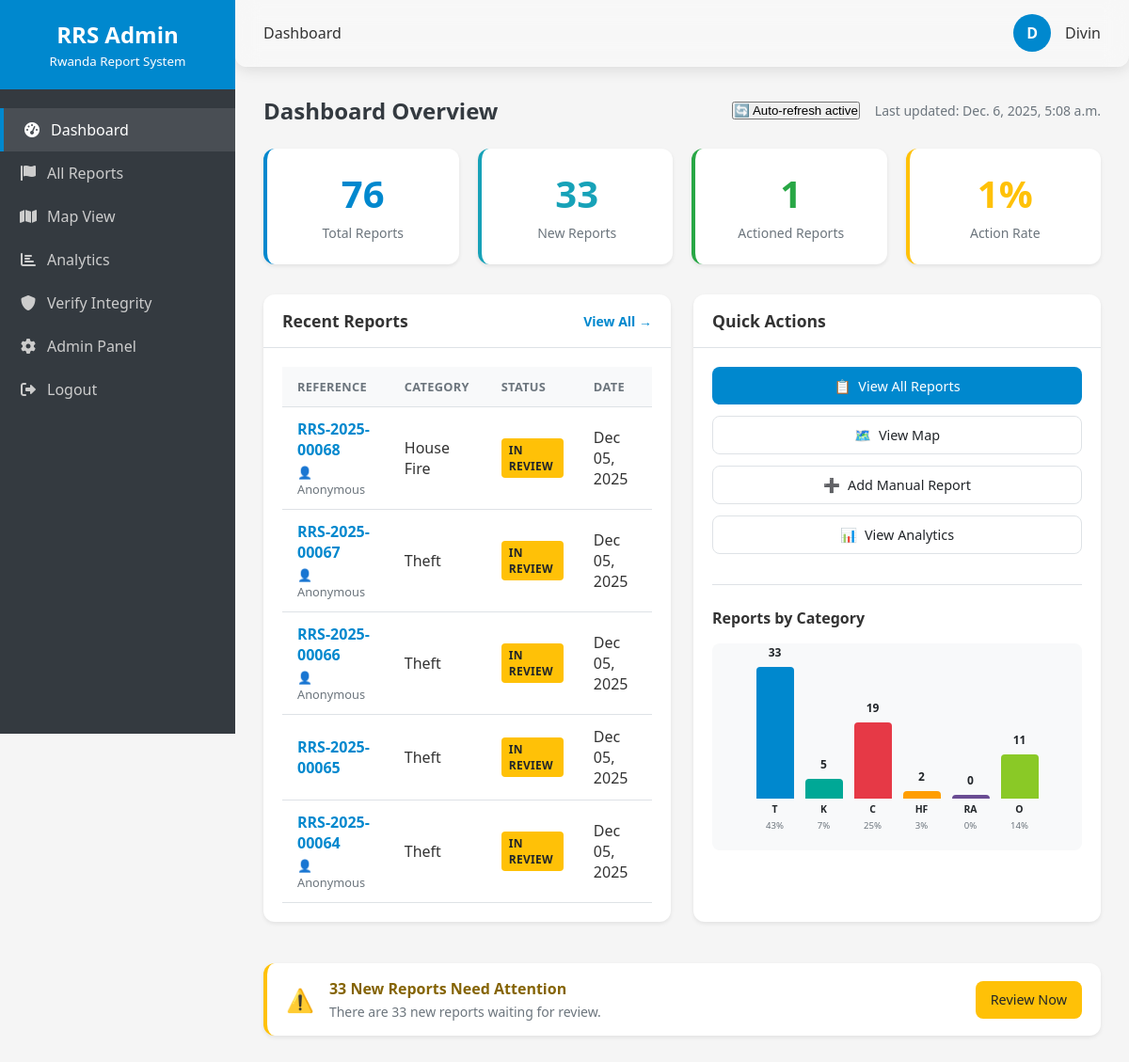
The page /dashboard/ (signed in) on the database its author committed.
### apps/reports/models.py (models this page shows, shortened)
class Report(models.Model):
    id = models.UUIDField(primary_key=True, default=uuid.uuid4, editable=False)
    reference_code = models.CharField(max_length=20, unique=True, editable=False)
    category = models.CharField(max_length=20, choices=ReportCategory.choices)
    description = models.TextField()
    location_description = models.CharField(max_length=255, blank=True, default="")
    latitude = models.DecimalField(max_digits=9, decimal_places=6, null=True, blank=True)
    longitude = models.DecimalField(max_digits=9, decimal_places=6, null=True, blank=True)
    user = models.ForeignKey(User, on_delete=models.SET_NULL, null=True, blank=True)
    is_anonymous = models.BooleanField(default=False)
    reporter_name = models.CharField(max_length=100, blank=True, default="")
    reporter_phone = models.CharField(max_length=15, blank=True, default="")
    reporter_email = models.EmailField(blank=True, default="")
    media_file = models.FileField(upload_to='reports/media/', blank=True, null=True)
    media_thumbnail = models.ImageField(upload_to='reports/thumbnails/', blank=True, null=True)
    ipfs_cid = models.CharField(max_length=100, blank=True, null=True)
    evidence_json_cid = models.CharField(max_length=100, blank=True, null=True)
    ipfs_report_cid = models.CharField(max_length=100, blank=True, null=True, help_text="IPFS CID for complete report (distributed across 1000+ nodes)")
    evidence_hash = models.CharField(max_length=64, blank=True, null=True)
    transaction_hash = models.CharField(max_length=64, blank=True, null=True)
    is_hash_anchored = models.BooleanField(default=False)
    verified_on_chain = models.BooleanField(default=False)
    blockchain_metadata = models.JSONField(default=dict, blank=True)
    status = models.CharField(max_length=20, choices=ReportStatus.choices, default=ReportStatus.NEW)
    priority = models.IntegerField(default=1)
    created_at = models.DateTimeField(auto_now_add=True)
    updated_at = models.DateTimeField(auto_now=True)
    class Meta:
        ordering = ['-created_at']
        indexes = [
            models.Index(fields=['reference_code']),
            models.Index(fields=['category']),
            models.Index(fields=['status']),
            models.Index(fields=['created_at']),
        ]

### apps/dashboard/views.py (the view)
# urls.py: path('', views.dashboard, name='dashboard'),
@login_required
@user_passes_test(is_admin)
def dashboard(request):
    total_reports = Report.objects.count()
    new_reports = Report.objects.filter(status='new').count()
    actioned_reports = Report.objects.filter(status='actioned').count()
    categories = {}
    for category in Report._meta.get_field('category').choices:
        count = Report.objects.filter(category=category[0]).count()
        categories[category[1]] = count
    recent_reports = Report.objects.all().order_by('-created_at')[:5]
    context = {
        'total_reports': total_reports,
        'new_reports': new_reports,
        'actioned_reports': actioned_reports,
        'categories': json.dumps(categories),
        'recent_reports': recent_reports,
    }
    return render(request, 'dashboard/dashboard.html', context)

### templates/dashboard/dashboard.html (shortened to what this page needs)
{% extends 'base.html' %}
{% block breadcrumb %}
    <span>Dashboard</span>
{% endblock %}
{% block content %}
    <div class="page-header">
        <h1 class="page-title">Dashboard Overview</h1>
        <div class="header-actions">
            <button class="auto-refresh-btn" title="Toggle auto-refresh (updates every 15 seconds)" aria-label="Toggle auto-refresh">
                🔄 Auto-refresh active
            </button>
            <time class="last-update" datetime="{% now 'c' %}">
                Last updated: {% now "DATETIME_FORMAT" %}
            </time>
        </div>
    </div>
    <section class="stats-grid" aria-label="Report Statistics">
        <article class="stat-card" tabindex="0">
            <span class="stat-number" aria-describedby="stat-total">{{ total_reports }}</span>
            <span class="stat-label" id="stat-total">Total Reports</span>
        </article>
        <article class="stat-card stat-card--new" tabindex="0">
            <span class="stat-number" aria-describedby="stat-new">{{ new_reports }}</span>
            <span class="stat-label" id="stat-new">New Reports</span>
        </article>
        <article class="stat-card stat-card--actioned" tabindex="0">
            <span class="stat-number" aria-describedby="stat-actioned">{{ actioned_reports }}</span>
            <span class="stat-label" id="stat-actioned">Actioned Reports</span>
        </article>
        <article class="stat-card stat-card--rate" tabindex="0">
            <span class="stat-number" aria-describedby="stat-rate">
                {% if total_reports > 0 %}
                    {% widthratio actioned_reports total_reports 100 %}%
                {% else %}
                    0%
                {% endif %}
            </span>
            <span class="stat-label" id="stat-rate">Action Rate</span>
        </article>
    </section>
    <div class="dashboard-grid">
        <section class="card" aria-labelledby="recent-reports-heading">
            <header class="card-header">
                <h2 id="recent-reports-heading">Recent Reports</h2>
                <a href="{% url 'reports_list' %}" class="card-link">
                    View All <span aria-hidden="true">→</span>
                </a>
            </header>
            <div class="card-body">
                {% if recent_reports %}
                <div class="table-wrapper">
                    <table class="table" role="grid">
                        <thead>
                            <tr>
                                <th scope="col">Reference</th>
                                <th scope="col">Category</th>
                                <th scope="col">Status</th>
                                <th scope="col">Date</th>
                            </tr>
                        </thead>
                        <tbody>
                            {% for report in recent_reports %}
                            <tr>
                                <td>
                                    <a href="{% url 'report_detail' report.id %}" class="report-link">
                                        <strong>{{ report.reference_code }}</strong>
                                        {% if report.is_anonymous %}
                                        <small class="anonymous-tag">
                                            <span aria-hidden="true">👤</span> Anonymous
                                        </small>
                                        {% endif %}
                                    </a>
                                </td>
                                <td>{{ report.get_category_display }}</td>
                                <td>
                                    <span class="badge badge--{{ report.status }}">
                                        {{ report.get_status_display }}
                                    </span>
                                </td>
                                <td>
                                    <time datetime="{{ report.created_at|date:'c' }}">
                                        {{ report.created_at|date:"M d, Y" }}
                                    </time>
                                </td>
                            </tr>
                            {% endfor %}
                        </tbody>
                    </table>
                </div>
                {% else %}
                <div class="empty-state">
                    <span class="empty-state__icon" aria-hidden="true">📝</span>
                    <p class="empty-state__title">No reports yet</p>
                    <p class="empty-state__text">Reports will appear here when citizens submit them.</p>
                </div>
                {% endif %}
            </div>
        </section>
        <section class="card" aria-labelledby="quick-actions-heading">
            <header class="card-header">
                <h2 id="quick-actions-heading">Quick Actions</h2>
            </header>
            <div class="card-body">
                <nav class="quick-actions" aria-label="Quick actions">
                    <a href="{% url 'reports_list' %}" class="btn btn--primary">
                        <span aria-hidden="true">📋</span> View All Reports
                    </a>
                    <a href="{% url 'map_view' %}" class="btn btn--outline">
                        <span aria-hidden="true">🗺️</span> View Map
                    </a>
                    <a href="/admin/reports/report/add/" class="btn btn--outline">
                        <span aria-hidden="true">➕</span> Add Manual Report
                    </a>
                    <a href="{% url 'analytics' %}" class="btn btn--outline">
                        <span aria-hidden="true">📊</span> View Analytics
                    </a>
                </nav>
                <section class="category-section" aria-labelledby="category-heading">
                    <h3 id="category-heading">Reports by Category</h3>
                    {% if total_reports > 0 %}
                    <div class="chart-container" role="img" aria-label="Bar chart showing report distribution by category">
                        <div id="categoryChart" class="bar-chart"></div>
                    </div>
                    {% else %}
                    <div class="empty-state empty-state--small">
                        <p>No data available yet</p>
                    </div>
                    {% endif %}
                </section>
            </div>
        </section>
    </div>
    {% if new_reports > 0 %}
    <aside class="alert alert--warning" role="alert" aria-live="polite">
        <span class="alert__icon" aria-hidden="true">⚠️</span>
        <div class="alert__content">
            <h3 class="alert__title">
                {{ new_reports }} New Report{{ new_reports|pluralize }} Need{{ new_reports|pluralize:"s," }} Attention
            </h3>
            <p class="alert__text">
                There {{ new_reports|pluralize:"is,are" }} {{ new_reports }} new report{{ new_reports|pluralize }} waiting for review.
            </p>
        </div>
        <a href="{% url 'reports_list' %}?status=new" class="btn btn--warning">
            Review Now
        </a>
    </aside>
    {% endif %}
{% endblock %}

### templates/base.html (shortened to what this page needs)
<!DOCTYPE html>
<html lang="en">
<head>
    <link rel="stylesheet" href="https://unpkg.com/leaflet@1.7.1/dist/leaflet.css" />
    <link rel="stylesheet" href="https://cdnjs.cloudflare.com/ajax/libs/font-awesome/6.0.0/css/all.min.css">
</head>
<body>
    <div class="dashboard-container">
        <div class="sidebar">
            <div class="sidebar-header">
                <h2>RRS Admin</h2>
                <small>Rwanda Report System</small>
            </div>
            <div class="sidebar-menu">
                <a href="{% url 'dashboard' %}"
                    class="menu-item {% if request.resolver_match.url_name == 'dashboard' %}active{% endif %}">
                    <i class="fas fa-tachometer-alt"></i>
                    Dashboard
                </a>
                <a href="{% url 'reports_list' %}"
                    class="menu-item {% if request.resolver_match.url_name == 'reports_list' %}active{% endif %}">
                    <i class="fas fa-flag"></i>
                    All Reports
                </a>
                <a href="{% url 'map_view' %}"
                    class="menu-item {% if request.resolver_match.url_name == 'map_view' %}active{% endif %}">
                    <i class="fas fa-map"></i>
                    Map View
                </a>
                <a href="{% url 'analytics' %}"
                    class="menu-item {% if request.resolver_match.url_name == 'analytics' %}active{% endif %}">
                    <i class="fas fa-chart-bar"></i>
                    Analytics
                </a>
                <a href="{% url 'verify_integrity' %}"
                    class="menu-item {% if request.resolver_match.url_name == 'verify_integrity' %}active{% endif %}">
                    <i class="fas fa-shield-alt"></i>
                    Verify Integrity
                </a>
                <a href="/admin/" class="menu-item">
                    <i class="fas fa-cog"></i>
                    Admin Panel
                </a>
                <a href="{% url 'user_logout' %}" class="menu-item">
                    <i class="fas fa-sign-out-alt"></i>
                    Logout
                </a>
            </div>
        </div>
        <div class="main-content">
            <div class="top-bar">
                <div class="breadcrumb">
                    {% block breadcrumb %}{% endblock %}
                </div>
                <div class="user-info">
                    <div class="user-avatar">
                        {{ user.username|first|upper }}
                    </div>
                    <span>{{ user.username }}</span>
                </div>
            </div>
            <div class="content">
                {% block content %}{% endblock %}
            </div>
        </div>
    </div>
</body>
</html>

### rows shown on the page
Report: reference_code "RRS-2025-00068", is_anonymous "Anonymous", category "House Fire", status "IN REVIEW", created_at "Dec 05, 2025"
Report: reference_code "RRS-2025-00067", is_anonymous "Anonymous", category "Theft", status "IN REVIEW", created_at "Dec 05, 2025"
Report: reference_code "RRS-2025-00066", is_anonymous "Anonymous", category "Theft", status "IN REVIEW", created_at "Dec 05, 2025"
Report: reference_code "RRS-2025-00065", category "Theft", status "IN REVIEW", created_at "Dec 05, 2025"
Report: reference_code "RRS-2025-00064", is_anonymous "Anonymous", category "Theft", status "IN REVIEW", created_at "Dec 05, 2025"

### other values the page prints
{{ user.username|first|upper }} "D"
{{ user.username }} "Divin"
{{ total_reports }} "76"
{{ new_reports }} "33"
{{ actioned_reports }} "1"
